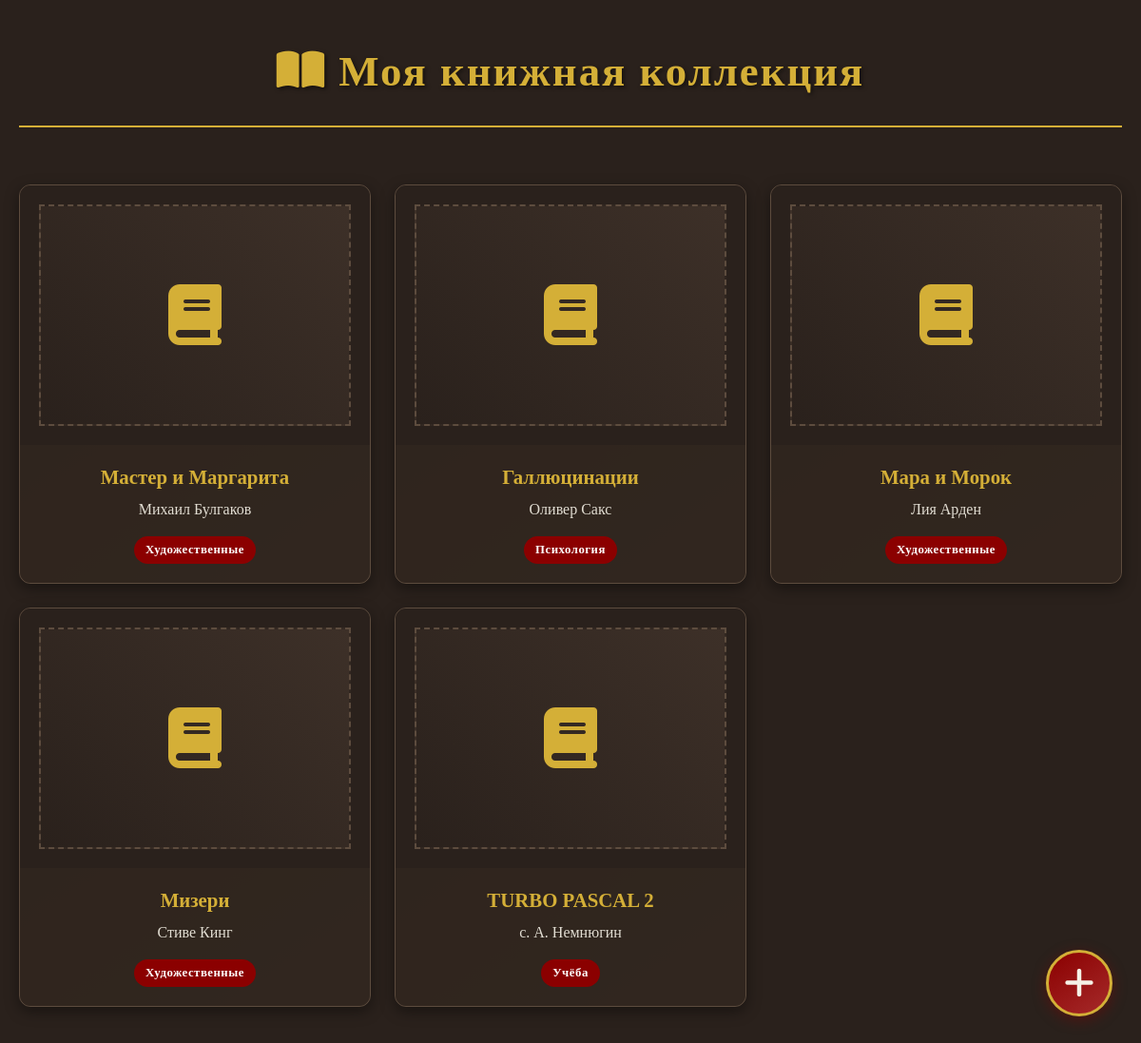
The page / on the database its author committed.
### tables this page shows
CREATE TABLE books
                 (id INTEGER PRIMARY KEY AUTOINCREMENT,
                  title TEXT NOT NULL,
                  author TEXT NOT NULL,
                  year INTEGER,
                  genre TEXT,
                  category TEXT NOT NULL,
                  description TEXT,
                  cover TEXT,
                  is_read BOOLEAN DEFAULT FALSE, reading_status TEXT DEFAULT 'unread');

### app.py (the view)
@app.route('/')
def index():
    conn = get_db_connection()
    books = conn.execute('SELECT * FROM books').fetchall()
    conn.close()
    return render_template('index.html', books=books)

### app.py (called while the page is built)
def get_db_connection():
    conn = sqlite3.connect(DATABASE)
    conn.row_factory = sqlite3.Row
    return conn

### templates/index.html (shortened to what this page needs)
<!DOCTYPE html>
<html lang="ru">
<head>
    <link rel="stylesheet" href="{{ url_for('static', filename='style.css') }}">
    <link rel="stylesheet" href="https://cdnjs.cloudflare.com/ajax/libs/font-awesome/6.4.0/css/all.min.css">
</head>
<body>
    <div class="container">
        <div class="header">
            <h1><i class="fas fa-book-open"></i> Моя книжная коллекция</h1>
        </div>
        {% if books %}
            <div class="books-grid">
                {% for book in books %}
                    <a href="{{ url_for('book_detail', book_id=book['id']) }}" class="book-card">
                        <div class="book-image-container">
                            {% if book['cover'] %}
                                <img src="{{ book['cover'] }}" alt="{{ book['title'] }}" class="book-image">
                            {% else %}
                                <div class="image-placeholder">
                                    <i class="fas fa-book"></i>
                                </div>
                            {% endif %}
                        </div>
                        <div class="book-info">
                            <div class="book-title">{{ book['title'] }}</div>
                            <div class="book-author">{{ book['author'] }}</div>
                            {% if book['category'] %}
                                <span class="book-category">{{ book['category'] }}</span>
                            {% endif %}
                        </div>
                    </a>
                {% endfor %}
            </div>
        {% else %}
            <div class="empty-library">
                <p><i class="fas fa-book-dead fa-2x"></i></p>
                <p>Ваша библиотека пока пуста</p>
                <p>Добавьте первую книгу!</p>
            </div>
        {% endif %}
        <a href="{{ url_for('add_book') }}" class="add-button">
            <i class="fas fa-plus"></i>
        </a>
    </div>
</body>
</html>

### static/style.css (style rules this page uses)
:root { --dark-brown: #2a211c; --medium-brown: #3d3028; --light-brown: #5d4c3e; --burgundy: #8b0000; --light-burgundy: #a52a2a; --gold: #d4af37; --cream: #f5f1e6; }
* { margin: 0; padding: 0; box-sizing: border-box; }
body { font-family: 'Georgia', serif; background-color: var(--dark-brown); color: var(--cream); line-height: 1.6; padding: 20px; min-height: 100vh; }
.container { max-width: 1200px; margin: 0 auto; }
.header { text-align: center; margin-bottom: 40px; padding: 20px; border-bottom: 2px solid var(--gold); }
.header h1 { font-size: 2.8rem; color: var(--gold); text-shadow: 2px 2px 4px rgba(0, 0, 0, 0.5); letter-spacing: 2px; }
.books-grid { display: grid; grid-template-columns: repeat(auto-fill, minmax(280px, 1fr)); gap: 25px; padding: 20px 0; }
.book-card { background: linear-gradient(145deg, var(--medium-brown), var(--light-brown)); border-radius: 12px; overflow: hidden; transition: all 0.3s ease; cursor: pointer; border: 1px solid var(--light-brown); box-shadow: 0 5px 15px rgba(0, 0, 0, 0.4); height: 420px; display: flex; flex-direction: column; }
.book-image-container { height: 280px; background: var(--dark-brown); display: flex; align-items: center; justify-content: center; padding: 20px; position: relative; overflow: hidden; }
.image-placeholder { width: 100%; height: 100%; background: linear-gradient(45deg, var(--dark-brown), var(--medium-brown)); display: flex; align-items: center; justify-content: center; color: var(--gold); font-size: 4rem; border: 2px dashed var(--light-brown); }
.book-info { padding: 20px; background: rgba(45, 35, 28, 0.9); flex-grow: 1; display: flex; flex-direction: column; justify-content: center; }
.book-title { font-size: 1.3rem; font-weight: bold; color: var(--gold); margin-bottom: 8px; text-align: center; line-height: 1.3; }
.book-author { color: var(--cream); font-size: 1rem; text-align: center; opacity: 0.9; margin-bottom: 8px; }
.book-category { display: inline-block; background: var(--burgundy); color: white; padding: 4px 12px; border-radius: 20px; font-size: 0.8rem; font-weight: bold; margin-top: 8px; text-align: center; align-self: center; letter-spacing: 0.5px; }
.add-button { position: fixed; bottom: 30px; right: 30px; width: 70px; height: 70px; border-radius: 50%; background: linear-gradient(145deg, var(--burgundy), var(--light-burgundy)); color: var(--gold); border: 3px solid var(--gold); cursor: pointer; box-shadow: 0 4px 15px rgba(139, 0, 0, 0.4); font-size: 36px; display: flex; justify-content: center; align-items: center; text-decoration: none; z-index: 1000; transition: all 0.3s ease; }
a { text-decoration: none !important; color: inherit !important; }
.book-card { text-decoration: none !important; }

### rows shown on the page
books: title "Мастер и Маргарита", author "Михаил Булгаков", category "Художественные"
books: title "Галлюцинации", author "Оливер Сакс", category "Психология"
books: title "Мара и Морок", author "Лия Арден", category "Художественные"
books: title "Мизери", author "Стиве Кинг", category "Художественные"
books: title "TURBO PASCAL 2", author "с. А. Немнюгин", category "Учёба"
